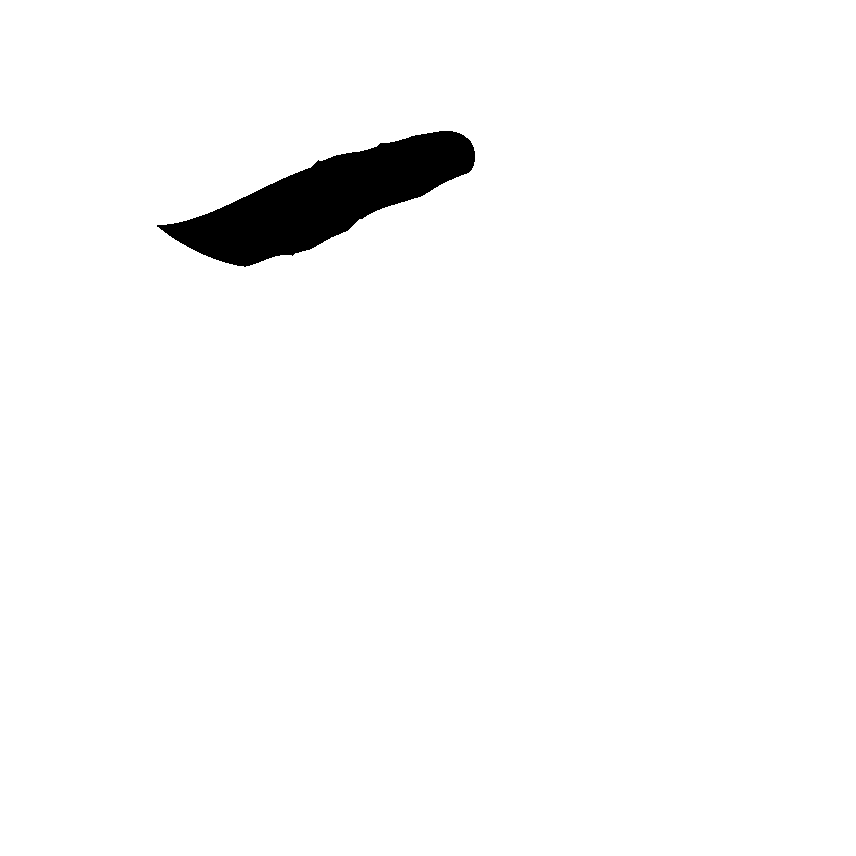
#> input picture test_images/ben_stroke_1.png, 856 x 856 px, found by its file name
$ python -i strokesangletool.py   (imports and definitions only)   (older library calls are emulated)
#> lines starting #> are read from the running program, lines starting #| are printed output that depends on the picture; after the words box and inside, x2 and y2 are one past the last pixel; in counts of white or black regions, pixels touching at a corner belong together
### utils/Functions.py
import cv2
import math
import numpy as np
from math import sin, cos, sqrt
from skimage.measure import compare_ssim as ssim
from skimage.morphology import skeletonize
from PyQt5.QtCore import *
from PyQt5.QtGui import *
from PyQt5.QtWidgets import *


# [483 lines left out: functions removeShortBranchesOfSkeleton, getPointsOnSkeletonSegmentation, erasePointsOfSkeleton, resizeImages, addMinBoundingBox, getSingleMaxBoundingBoxOfImage and 9 more, not called in this run]


def addIntersectedFig(image):
    """
    Adding the intersected lines in the RGB image of character.
    :param image: grayscale image of character.
    :return: RGB image of character with intersected lines.
    """
    if image is None:
        return None

    bk_img = np.ones(image.shape) * 255

    # bk add border lines, width=3, color = red
    h, w, _ = bk_img.shape
    bk_img = cv2.line(bk_img, (2, 2), (h - 4, 2), (0, 0, 255), 5)
    bk_img = cv2.line(bk_img, (2, 2), (2, w - 4), (0, 0, 255), 5)
    bk_img = cv2.line(bk_img, (h - 4, 2), (h - 4, w - 4), (0, 0, 255), 5)
    bk_img = cv2.line(bk_img, (2, w - 4), (h - 4, w - 4), (0, 0, 255), 5)

    # middle lines
    middle_x = int(w / 2)
    middle_y = int(h / 2)
    bk_img = cv2.line(bk_img, (middle_y, 0), (middle_y, w - 1), (0, 255, 0), 2)
    bk_img = cv2.line(bk_img, (0, middle_x), (h - 1, middle_x), (0, 255, 0), 2)

    # cross lines
    bk_img = cv2.line(bk_img, (0, 0), (h - 1, w - 1), (0, 255, 0), 2)
    bk_img = cv2.line(bk_img, (h - 1, 0), (0, w - 1), (0, 255, 0), 2)

    # crop bk and image
    for y in range(image.shape[0]):
        for x in range(image.shape[1]):
            if image[y][x][0] != 255 or image[y][x][1] != 255 or image[y][x][2] != 255:
                bk_img[y][x] = image[y][x]

    return bk_img


# [981 lines left out: functions addSquaredFig, RightTurn, GrahamScan, getConvexHullOfImage, calculatePolygonArea, calculateValidPixelsArea and 23 more, not called in this run]


def reparameterize(bezier, points, parameters):
    return [newtonRaphsonRootFind(bezier, point, u) for point, u in zip(points, parameters)]


# [47 lines left out: functions newtonRaphsonRootFind, chordLengthParameterize, computeMaxError, not called in this run]


def normalize(v):
    return v / np.linalg.norm(v)


# evaluates cubic bezier at t, return point
def q(ctrlPoly, t):
    return (1.0 - t) ** 3 * ctrlPoly[0] + 3 * (1.0 - t) ** 2 * t * ctrlPoly[1] + 3 * (1.0 - t) * t ** 2 * ctrlPoly[
        2] + t ** 3 * ctrlPoly[3]


# evaluates cubic bezier first derivative at t, return point
def qprime(ctrlPoly, t):
    return 3 * (1.0 - t) ** 2 * (ctrlPoly[1] - ctrlPoly[0]) + 6 * (1.0 - t) * t * (
                ctrlPoly[2] - ctrlPoly[1]) + 3 * t ** 2 * (ctrlPoly[3] - ctrlPoly[2])


# evaluates cubic bezier second derivative at t, return point
def qprimeprime(ctrlPoly, t):
    return 6 * (1.0 - t) * (ctrlPoly[2] - 2 * ctrlPoly[1] + ctrlPoly[0]) + 6 * (t) * (
                ctrlPoly[3] - 2 * ctrlPoly[2] + ctrlPoly[1])


# [883 lines left out: functions getCenterOfRectangles, combineRectangles, rgb2qimage, addBackgroundImage, image_segment_with_net, createBackgound and 23 more, not called in this run]

### test/strokesangletool.py
import numpy as np
import cv2
from utils.Functions import addIntersectedFig


def main():
    src_path = "test_images/ben_stroke_1.png"
    tag_path = "test_images/ben_stroke_1.png"

    src_img = cv2.imread(src_path, 0)
#> src_img: shape (856, 856); 97.5% white; 1 black region
    tag_img = cv2.imread(tag_path, 0)

    _, src_img = cv2.threshold(src_img, 127, 255, cv2.THRESH_BINARY)
    _, tag_img = cv2.threshold(tag_img, 127, 255, cv2.THRESH_BINARY)

    src_img_rgb = cv2.cvtColor(src_img, cv2.COLOR_GRAY2RGB)
#> src_img_rgb is the input picture: shape (856, 856, 3); 97.5% white; 1 black region, box (x1, y1, x2, y2) and area: (157, 131, 475, 267) 18581
    tag_img_rgb = cv2.cvtColor(tag_img, cv2.COLOR_GRAY2RGB)

    _, src_contours, src_he = cv2.findContours(src_img, 1, 2)
#> src_contours = 2 contours; box (x1, y1, x2, y2) and area: (0, 0, 856, 856) 731025, (156, 130, 476, 268) 18910; src_he = [[1, -1, -1, -1], [-1, 0, -1, -1]]
    _, tag_contours, tag_he = cv2.findContours(tag_img, 1, 2)
#> tag_contours has the same summary as src_contours; tag_he = [[1, -1, -1, -1], [-1, 0, -1, -1]]

    print(src_contours)
#> (printed output is left out)

    src_cnt = src_contours[0]
#> src_cnt = contour of 410 points, box (x1, y1, x2, y2) (156, 130, 476, 268), area 18910
    tag_cnt = tag_contours[0]
#> tag_cnt has the same summary as src_cnt

    rows, cols = src_img.shape
#> rows = 856; cols = 856
    [vx, vy, x, y] = cv2.fitLine(src_cnt, cv2.DIST_L2, 0, 0.01, 0.01)
#> vx = [0.959]; vy = [-0.284]; x = [312.4]; y = [202.4]

    lefty = int((-x * vy / vx) + y)
#> lefty = 294
    righty = int(((cols - x) * vy / vx) + y)
#> righty = 41
    cv2.line(src_img_rgb, (cols - 1, righty), (0, lefty), (0, 255, 0), 2)
    cv2.line(src_img_rgb, (cols - 1, lefty), (0, lefty), (0, 0, 255), 1)
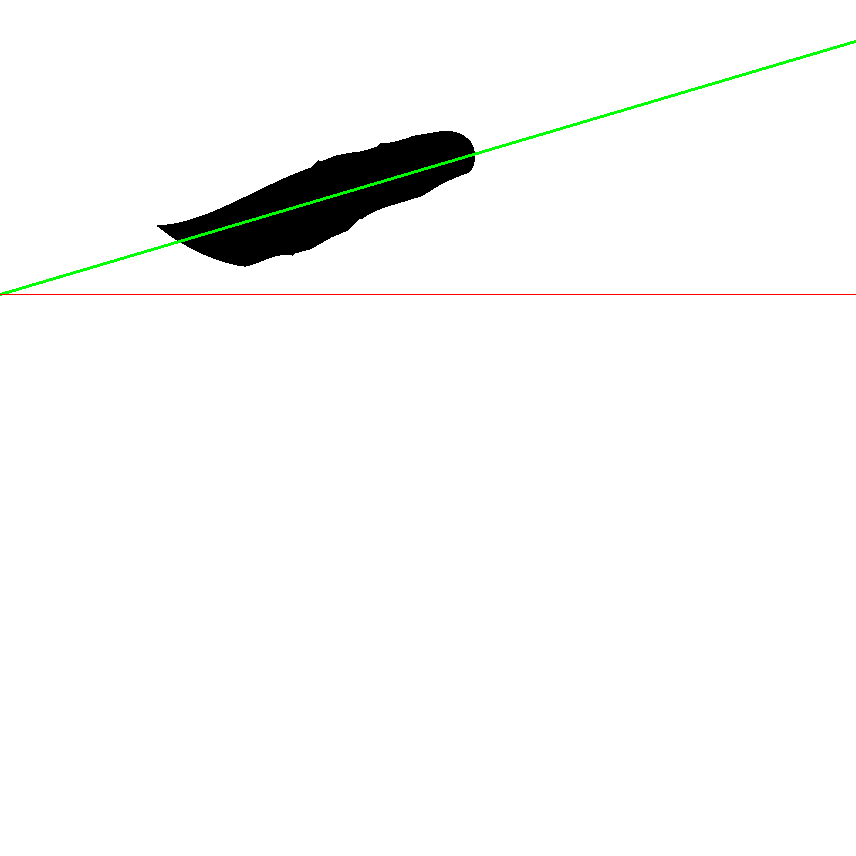
#> src_img_rgb: shape (856, 856, 3); mean B, G, R 247.7, 248.5, 248

    rows, cols = tag_img.shape
    [vx, vy, x, y] = cv2.fitLine(tag_cnt, cv2.DIST_L2, 0, 0.01, 0.01)
    lefty = int((-x * vy / vx) + y)
    righty = int(((cols - x) * vy / vx) + y)
    cv2.line(tag_img_rgb, (cols - 1, righty), (0, lefty), (0, 255, 0), 2)
    cv2.line(tag_img_rgb, (cols - 1, lefty), (0, lefty), (0, 0, 255), 1)

    src_img_rgb_ = addIntersectedFig(src_img_rgb)
#> after the loop in addIntersectedFig, `for y in range(image.shape[0]):`:
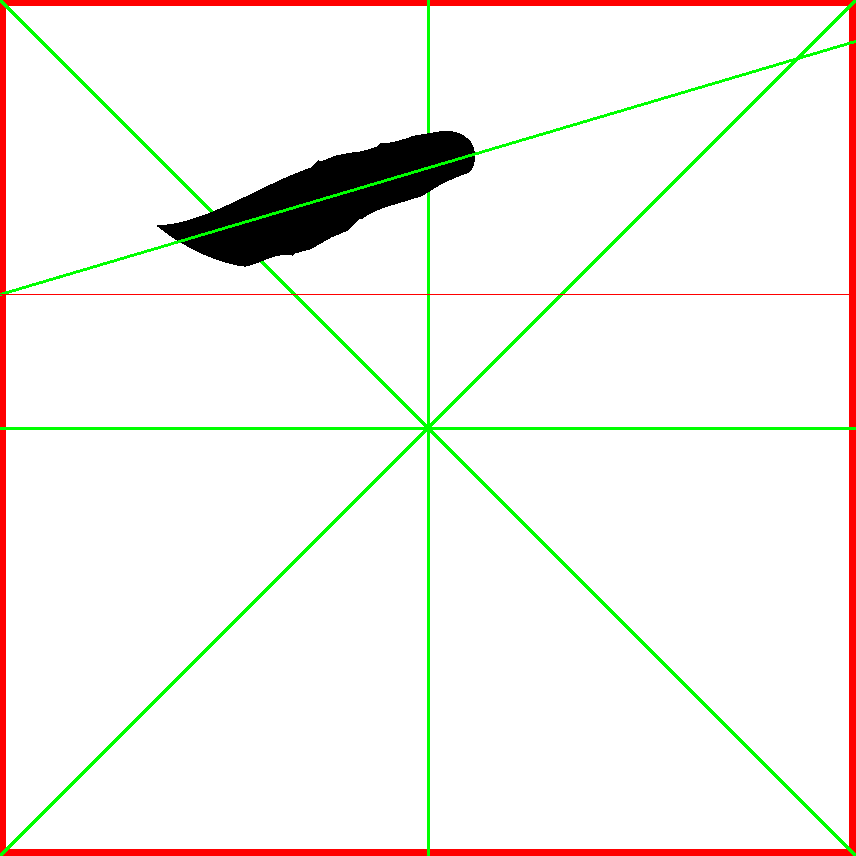
#> bk_img: shape (856, 856, 3) float64; mean B, G, R 235.5, 240.9, 243.4
    tag_img_rgb_ = addIntersectedFig(tag_img_rgb)

    cv2.imshow("src img", src_img_rgb_)
    cv2.imshow("tag img", tag_img_rgb_)
    cv2.waitKey(0)
    cv2.destroyAllWindows()


# [2 lines not run here, left out]

>>> result = main()

$ run again, with test_images/ben.png copied over test_images/ben_stroke_1.png
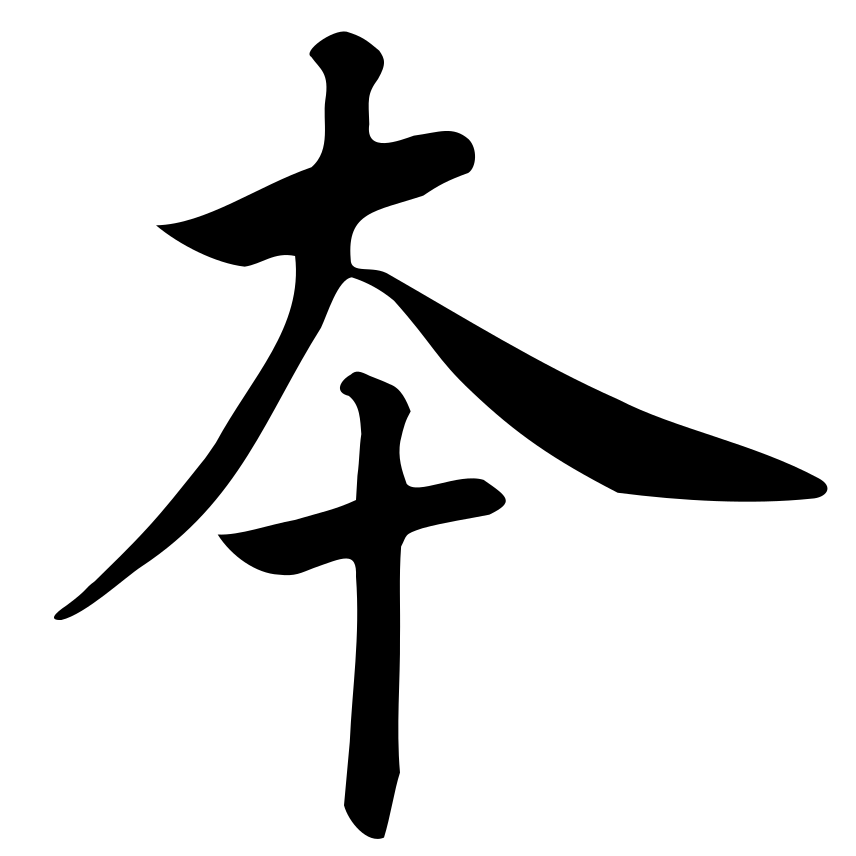
#> input picture test_images/ben.png, 856 x 856 px, found by its file name
#> in main, src_img is the input picture: shape (856, 856); min 0, max 255, mean 220.3
#> src_img: shape (856, 856); 86.4% white; 2 black regions, box (x1, y1, x2, y2) and area: (54, 31, 827, 620) 68792, (218, 372, 506, 839) 30939
#> src_contours = 3 contours; box (x1, y1, x2, y2) and area: (0, 0, 856, 856) 731025, (53, 30, 828, 621) 70082, (217, 371, 507, 840) 31612; src_he = [[1, -1, -1, -1], [2, 0, -1, -1], [-1, 1, -1, -1]]
#> tag_contours has the same summary as src_contours
#> (printed output is left out)
#> src_cnt = contour of 470 points, box (x1, y1, x2, y2) (217, 371, 507, 840), area 31612
#> tag_cnt has the same summary as src_cnt
#> vx = [0.0703]; vy = [-0.998]; x = [368.6]; y = [546.8]
#> lefty = 5774
#> righty = -6367
#> in main, `cv2.line(src_img_rgb, (cols - 1, righty), (0, lefty), (0, 255, 0), 2)`:
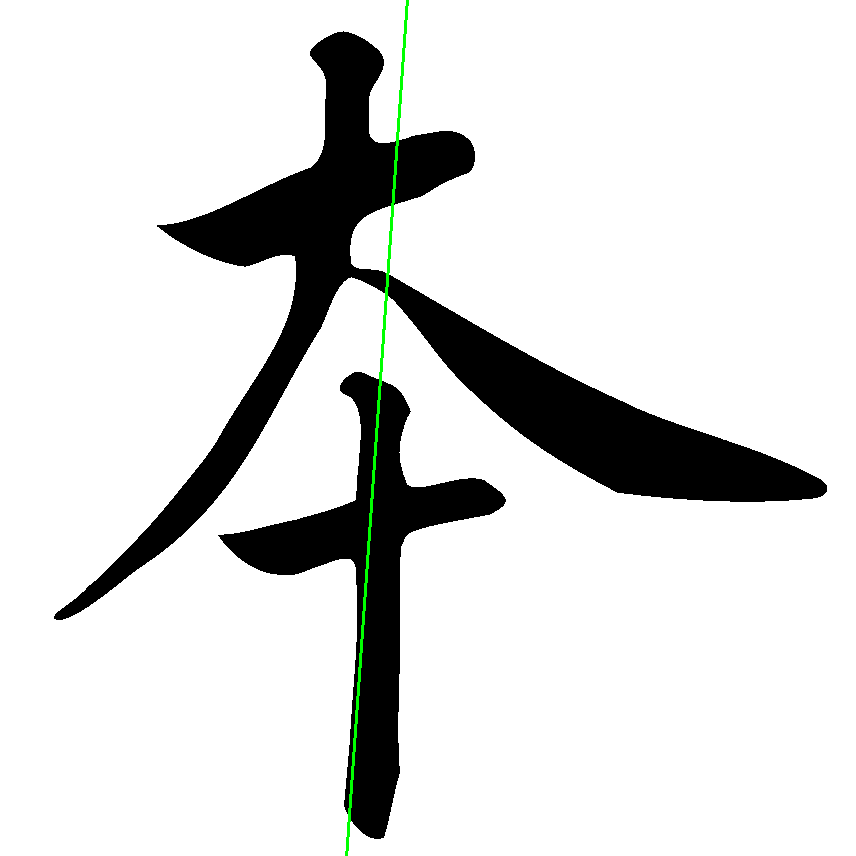
#> src_img_rgb: shape (856, 856, 3); mean B, G, R 219.9, 220.8, 219.9
#> after the loop in addIntersectedFig, `for y in range(image.shape[0]):`:
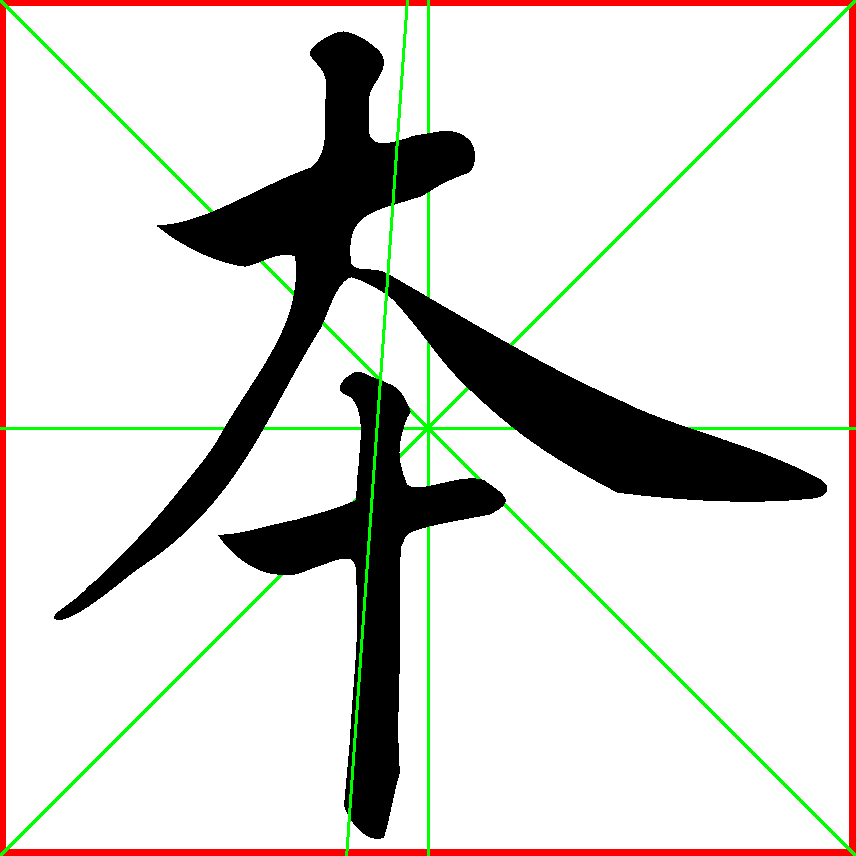
#> bk_img: shape (856, 856, 3) float64; mean B, G, R 208.5, 213.2, 216.1

$ run again, with test_images/gong_copy.png copied over test_images/ben_stroke_1.png
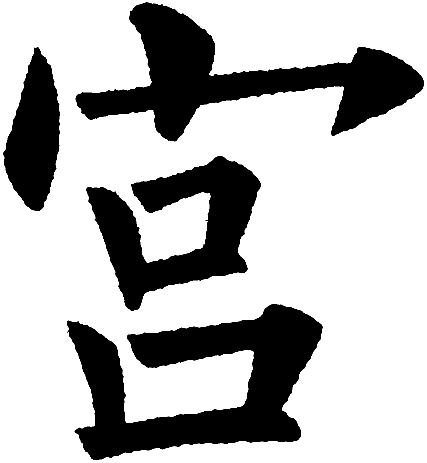
#> input picture test_images/gong_copy.png, 427 x 463 px, found by its file name
#> in main, src_img is the input picture: shape (463, 427); min 0, max 255, mean 183.9
#> src_img: shape (463, 427); 72.2% white; 4 black regions, box (x1, y1, x2, y2) and area: (67, 304, 323, 460) 19589, (76, 2, 424, 141) 17040, (86, 156, 261, 311) 12367, (3, 47, 60, 211) 5949
#> src_contours = 6 contours, 1 with area under 20; largest, box (x1, y1, x2, y2) and area: (0, 0, 427, 463) 196812, (66, 303, 324, 461) 20149, (75, 1, 425, 142) 17521, (85, 155, 262, 312) 12756, (2, 46, 61, 212) 6120; src_he = [[1, -1, -1, -1], [2, 0, -1, -1], [3, 1, -1, -1], [4, 2, -1, -1], [5, 3, -1, -1], [-1, 4, -1, -1]]
#> tag_contours has the same summary as src_contours; tag_he has the same summary as src_he
#> (printed output is left out)
#> src_cnt = [[66, 332], [67, 331], [68, 332], [67, 333]]
#> vx = [1]; vy = [0]; x = [67]; y = [332]
#> lefty = 332
#> in main, `cv2.line(src_img_rgb, (cols - 1, lefty), (0, lefty), (0, 0, 255), 1)`:
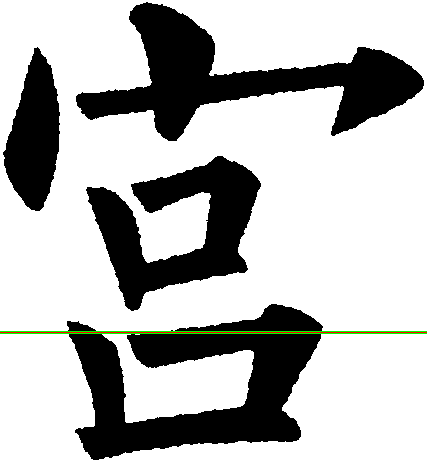
#> src_img_rgb: shape (463, 427, 3); mean B, G, R 183.2, 184.3, 183.8
#> after the loop in addIntersectedFig, `for y in range(image.shape[0]):`:
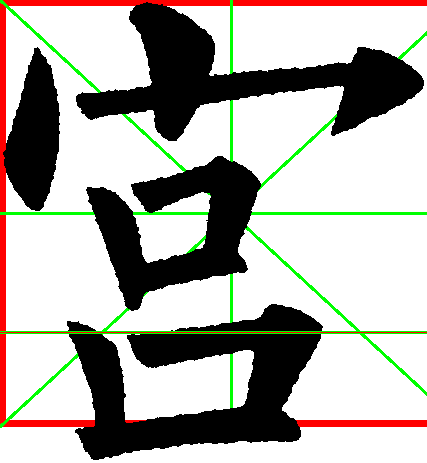
#> bk_img: shape (463, 427, 3) float64; mean B, G, R 169.6, 176, 178.5
